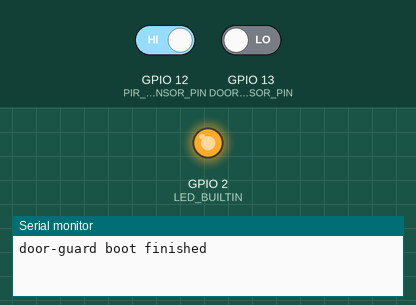
A sketch run on a simulated ESP8266 (NodeMCU). On the bench: output pins drawn as LEDs (lit = HIGH, except the on-board LED, lit = LOW), the last lines printed to the serial monitor. Inputs (shaded band) come from the test bench; at power-on: GPIO 13 (DOOR_SENSOR_PIN) LOW, GPIO 12 (PIR_SENSOR_PIN) HIGH. No MQTT or app messages arrive unless stated.

Above: at 1.2 s.
1.3 s: GPIO 13 (DOOR_SENSOR_PIN) driven HIGH
At 2.8 s:
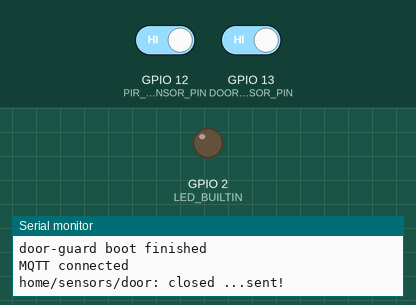
3.3 s: GPIO 13 (DOOR_SENSOR_PIN) driven LOW
At 4.4 s:
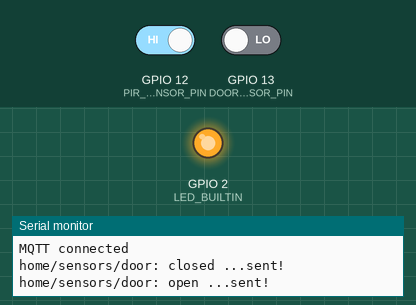
Timing chart, 0 to 6.3 s (numbered marks = the images above; inputs shaded):
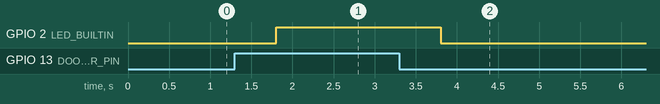

The sketch:

door_guard.ino
```cpp
#include <ESP8266WiFi.h>
#include <EspMQTTClient.h>

#include "mq.h"
#include "door_guard.h"

EspMQTTClient mqttclient(
  WIFI_SSID,
  WIFI_PASS,
  MQTT_IP,
  MQTT_USER,
  MQTT_PASS,
  "door-guard",
  1883
);

#define DOOR_SENSOR_PIN 13
#define PIR_SENSOR_PIN 12

#define SERIAL_BUFFER_SIZE 300
#define SERIAL_MESSAGE_SIZE 80
char serial_queue_buffer[SERIAL_BUFFER_SIZE];
mq_t serial_queue;

volatile bool door_open = false;
volatile unsigned long last_change_time = 0;

inline void serial_print_i(const char *message)
{
  mq_push(&serial_queue, message);
}

inline void serial_println_i(const char *message)
{
  serial_print_i(message);
  serial_print_i("\r\n");
}

inline void serial_print(const char *message)
{
  noInterrupts();
  serial_print_i(message);
  interrupts();
}

inline void serial_println(const char *message)
{
  noInterrupts();
  serial_println_i(message);
  interrupts();
}

void onConnectionEstablished() {
  serial_println("MQTT connected");
}

void send_report(const char *topic, const char *message)
{
  noInterrupts();
  serial_print_i(topic);
  serial_print_i(": ");
  serial_print_i(message);
  interrupts();

  if (mqttclient.isConnected()) {
    mqttclient.publish(topic, message);
    serial_println(" ...sent!");
  } else {
    serial_println(" ...not sent!");
  }
}

inline void internal_led_init()
{
  pinMode(LED_BUILTIN, OUTPUT);
  internal_led_off();
}

inline void internal_led_on()
{
  digitalWrite(LED_BUILTIN, LOW);
}

inline void internal_led_off()
{
  digitalWrite(LED_BUILTIN, HIGH);
}

ICACHE_RAM_ATTR void door_change() {
  last_change_time = millis();
}

void door_sensor_init() {
  pinMode(DOOR_SENSOR_PIN, INPUT);

  if (digitalRead(DOOR_SENSOR_PIN)) {
    door_open = false;
  } else {
    door_open = true;
  }

  attachInterrupt(digitalPinToInterrupt(DOOR_SENSOR_PIN), door_change, CHANGE);
}

ICACHE_RAM_ATTR void pir_rising() {
  send_report("home/sensors/pir_door", "event");
}

void pir_sensor_init() {
  pinMode(PIR_SENSOR_PIN, INPUT);
  attachInterrupt(digitalPinToInterrupt(PIR_SENSOR_PIN), pir_rising, RISING);
}

void setup() {
  Serial.begin(115200);
  Serial.println("");

  internal_led_init();
  door_sensor_init();
  pir_sensor_init();

  Serial.println("door-guard boot finished");

  mq_init(&serial_queue, serial_queue_buffer, (size_t)SERIAL_BUFFER_SIZE);
}

void handle_door()
{
  if (last_change_time > 0) {
    if (millis() - last_change_time > 500) {

      if (digitalRead(DOOR_SENSOR_PIN)) {
        door_open = false;
        send_report("home/sensors/door", "closed");
      } else {
        door_open = true;
        send_report("home/sensors/door", "open");
      }

      last_change_time = 0;
    }
  }
}

void handle_serial_queue()
{
  while (MQ_FALSE == mq_is_empty(&serial_queue)) {
    char message[SERIAL_MESSAGE_SIZE];
    noInterrupts();
    mq_result_t res = mq_pop(&serial_queue, message);
    interrupts();
    if (res == MQ_SUCCESS) {
        Serial.write(message, strlen(message));
    }
  }
}

void loop() {
  mqttclient.loop();

  handle_door();
  handle_serial_queue();

  if (door_open) {
    internal_led_on();
  } else {
    internal_led_off();
  }
}
```

door_guard_sample.h
```cpp
#ifndef DOOR_GUARD_H
#define DOOR_GUARD_H

#define WIFI_SSID "ssid"
#define WIFI_PASS "pass"
#define MQTT_IP "192.168.0.1"
#define MQTT_USER "user"
#define MQTT_PASS "password"

#endif
```

mq.c
```cpp
#include <stdint.h>
#include <stddef.h>
#include <string.h>

#include "mq.h"

mq_result_t mq_init(mq_t * mq, char * buffer, size_t size)
{
    if (NULL != mq && NULL != buffer && 0 < size) {
        mq->buffer = buffer;
        mq->size = size;
        mq->first = 0;
        mq->elements_n = 0;

        return MQ_SUCCESS;
    } else {
        return MQ_ERROR;
    }
}

void enqueue(mq_t * mq, char byte)
{
    mq->buffer[(mq->first + mq->elements_n) % mq->size] = byte;
    ++mq->elements_n;
}

mq_result_t mq_push(mq_t * mq, const char * message)
{
    if (NULL != mq && NULL != message && mq->elements_n + strlen(message) + 1 <= mq->size) {
        for (; *message; message++) {
            enqueue(mq, *message);
        }
        enqueue(mq, '\0');
        return MQ_SUCCESS;
    } else {
        return MQ_ERROR;
    }
}

void dequeue(mq_t * mq, char * byte)
{
    *byte = mq->buffer[mq->first];
    mq->first = (mq->first + 1) % mq->size;
    --mq->elements_n;
}

mq_result_t mq_pop(mq_t * mq, char * message)
{
    if (NULL != mq && 0 != mq->elements_n) {
        while (mq->buffer[mq->first] != '\0') {
            dequeue(mq, message);
            message++;
        }
        dequeue(mq, message);

        return MQ_SUCCESS;
    } else {
        return MQ_ERROR;
    }
}

mq_result_t mq_is_empty(mq_t * mq)
{
    if (NULL != mq) {
        if (0 == mq->elements_n) {
            return MQ_TRUE;
        } else {
            return MQ_FALSE;
        }
    } else {
        return MQ_ERROR;
    }
}

mq_result_t mq_is_full(mq_t * mq)
{
    if (NULL != mq) {
        if (mq->size == mq->elements_n) {
            return MQ_TRUE;
        } else {
            return MQ_FALSE;
        }
    } else {
        return MQ_ERROR;
    }
}
```

mq.h
```cpp
#ifndef _MQ_H_
#define _MQ_H_

#ifdef __cplusplus
extern "C" {
#endif

#include <stdint.h>

typedef enum {
    MQ_FALSE = 0,
    MQ_TRUE = 1,
    MQ_SUCCESS = 2,
    MQ_ERROR = 3
} mq_result_t;

typedef struct {
    char *buffer;
    size_t size;
    size_t first;
    size_t elements_n;
} mq_t;

mq_result_t mq_init(mq_t * mq, char * buffer, size_t size);
mq_result_t mq_push(mq_t * mq, const char * message);
mq_result_t mq_pop(mq_t * mq, char * message);
mq_result_t mq_is_empty(mq_t * mq);
mq_result_t mq_is_full(mq_t * mq);

#ifdef __cplusplus
}
#endif

#endif /* _MQ_H_ */
```

Measured:
- after the input at 1.3 s, GPIO 2 (LED_BUILTIN): LOW → HIGH after 0.50 s
- after the input at 3.3 s, GPIO 2 (LED_BUILTIN): HIGH → LOW after 0.50 s
